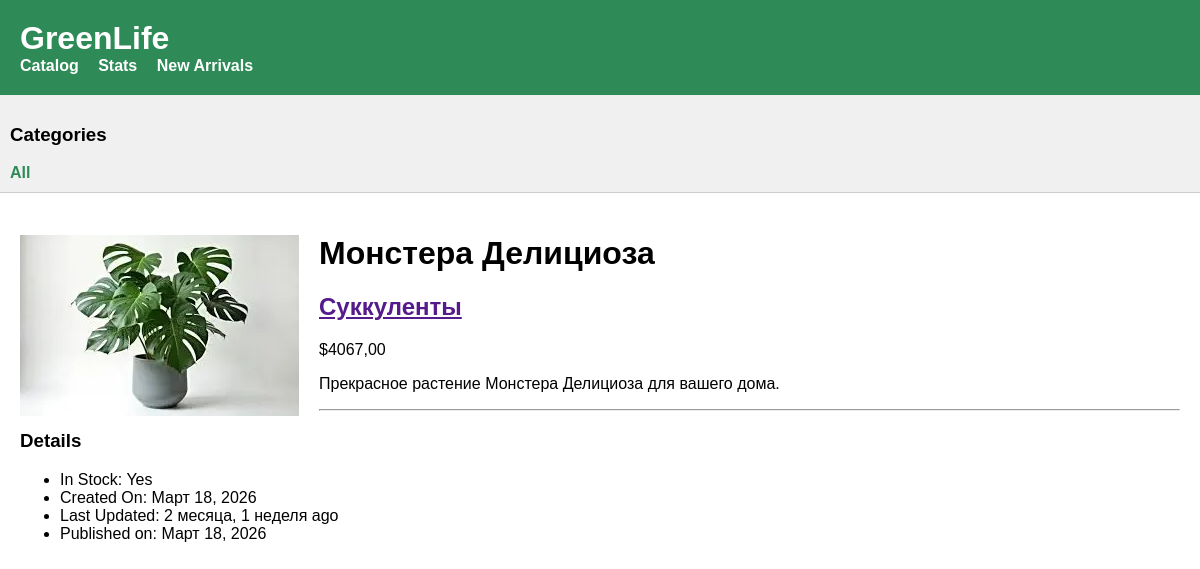
The page /2/monstera-deliciosa/ on the database its author committed.
### store/models.py (models this page shows, shortened)
class Plant(models.Model):
    category = models.ForeignKey(Category, related_name='plants', on_delete=models.CASCADE, verbose_name='Категория')
    name = models.CharField(max_length=200, verbose_name='Название растения')
    slug = models.SlugField(max_length=200, unique=True, verbose_name='Слаг')
    description = models.TextField(blank=True, verbose_name='Описание')
    price = models.DecimalField(max_digits=10, decimal_places=2, verbose_name='Цена')
    is_in_stock = models.BooleanField(default=True, verbose_name='В наличии')
    created_at = models.DateTimeField(auto_now_add=True, verbose_name='Дата создания')
    updated_at = models.DateTimeField(auto_now=True, verbose_name='Дата обновления')
    published_at = models.DateTimeField(default=timezone.now, verbose_name='Дата публикации')
    image = models.ImageField(upload_to='plants/%Y/%m/%d', blank=True, verbose_name='Изображение')
    manual = models.FileField(upload_to='manuals/%Y/%m/%d', blank=True, verbose_name='Инструкция по уходу (PDF)')
    tags = models.ManyToManyField('Tag', blank=True, related_name='plants', verbose_name='Теги')
    objects = models.Manager()
    available_plants = PlantManager()
    class Meta:
        ordering = ('name',)
        verbose_name = 'Растение'
        verbose_name_plural = 'Растения'
        indexes = [
            models.Index(fields=['id', 'slug']),
        ]

class Category(models.Model):
    name = models.CharField(max_length=200, verbose_name='Название')
    slug = models.SlugField(max_length=200, unique=True, verbose_name='Слаг (URL)')
    source_url = models.URLField(blank=True, verbose_name='Ссылка на описание (URL)')
    class Meta:
        ordering = ('name',)
        verbose_name = 'Категория'
        verbose_name_plural = 'Категории'
    def __str__(self):
        return self.name

### store/views.py (the view)
# urls.py: path('<int:id>/<slug:slug>/', views.plant_detail, name='plant_detail'),
def plant_detail(request, id, slug):
    plant_qs = Plant.objects.filter(id=id, slug=slug, is_in_stock=True)
    if not plant_qs.exists():
        return redirect('store:plant_list')
    plant = plant_qs.first()
    return render(request, 'store/plant_detail.html', {'plant': plant})

### templates/store/plant_detail.html (shortened to what this page needs)
{% extends "base.html" %}
{% block content %}
    <div class="plant-detail">
        {% if plant.image %}
            <img src="{{ plant.image.url }}" alt="{{ plant.name }}" style="max-width: 400px; float: left; margin-right: 20px;">
        {% endif %}
        <h1>{{ plant.name }}</h1>
        <h2><a href="{{ plant.category.get_absolute_url }}">{{ plant.category }}</a></h2>
        <p class="price">${{ plant.price }}</p>
        <p>{{ plant.description|linebreaks }}</p>
        <hr>
        <h3>Details</h3>
        <ul>
            <li>In Stock: {{ plant.is_in_stock|yesno:"Yes,No" }}</li>
            <li>Created On: {{ plant.created_at|date:"F j, Y" }}</li>
            <li>Last Updated: {{ plant.updated_at|timesince }} ago</li>
            <li>Published on: {{ plant.published_at|date:"F j, Y" }}</li>
        </ul>
    </div>
{% endblock %}

### templates/base.html (style rules this page uses)
body { font-family: sans-serif; margin: 0; }

### rows shown on the page
Plant: image (picture), name "Монстера Делициоза", category "Суккуленты", price "4067,00", description "Прекрасное растение Монстера Делициоза для вашего дома.", is_in_stock "Yes", created_at "Март 18, 2026", updated_at "2 месяца, 1 неделя", published_at "Март 18, 2026"
